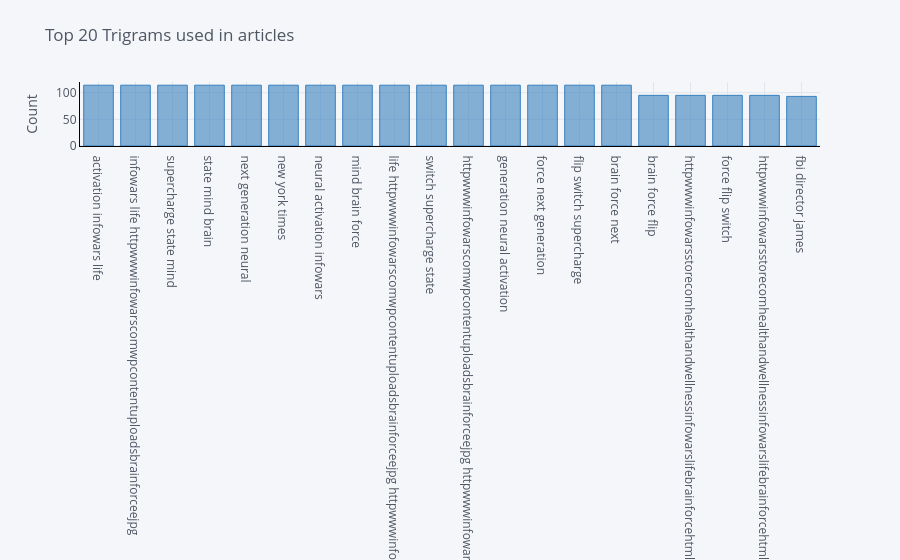

Notebook cell for this chart:
### Code cell
common_words = get_top_n_trigram(df['text_without_stopwords'], 20)
df3 = pd.DataFrame(common_words, columns = ['words' ,'count'])
df3.groupby('words').sum()['count'].sort_values(ascending=False).iplot(
    kind='bar', yTitle='Count', linecolor='black', title='Top 20 Trigrams used in articles', color='blue')

### Figure 1 — Plotly figure (JSON) as saved in the notebook; plotly's stock layout.template omitted (floating-point values rounded to 4 significant figures)
{"data": [{"marker": {"color": "rgba(55, 128, 191, 0.6)", "line": {"color": "rgba(55, 128, 191, 1.0)", "width": 1}}, "name": "count", "orientation": "v", "text": "", "type": "bar", "x": ["activation infowars life", "infowars life httpwwwinfowarscomwpcontentuploadsbrainforceejpg", "supercharge state mind", "state mind brain", "next generation neural", "new york times", "neural activation infowars", "mind brain force", "life httpwwwinfowarscomwpcontentuploadsbrainforceejpg httpwwwinfowarsstorecomhealthandwellnessinfowarslifebrainforcehtmlimstzrwuutm_campaigninfowarsplacementutm_sourceinfowarscomutm_mediumwidgetutm_contentbrainforce", "switch supercharge state", "httpwwwinfowarscomwpcontentuploadsbrainforceejpg httpwwwinfowarsstorecomhealthandwellnessinfowarslifebrainforcehtmlimstzrwuutm_campaigninfowarsplacementutm_sourceinfowarscomutm_mediumwidgetutm_contentbrainforce httpwwwinfowarsstorecomhealthandwellnessinfowarslifebrainforcehtmlimstzrwuutm_campaigninfowarsplacementutm_sourceinfowarscomutm_mediumwidgetutm_contentbrainforce", "generation neural activation", "force next generation", "flip switch supercharge", "brain force next", "brain force flip", "httpwwwinfowarsstorecomhealthandwellnessinfowarslifebrainforcehtmlimstzrwuutm_campaigninfowarsplacementutm_sourceinfowarscomutm_mediumwidgetutm_contentbrainforce brain force", "force flip switch", "httpwwwinfowarsstorecomhealthandwellnessinfowarslifebrainforcehtmlimstzrwuutm_campaigninfowarsplacementutm_sourceinfowarscomutm_mediumwidgetutm_contentbrainforce httpwwwinfowarsstorecomhealthandwellnessinfowarslifebrainforcehtmlimstzrwuutm_campaigninfowarsplacementutm_sourceinfowarscomutm_mediumwidgetutm_contentbrainforce brain", "fbi director james"], "y": [114, 114, 114, 114, 114, 114, 114, 114, 114, 114, 114, 114, 114, 114, 114, 95, 95, 95, 95, 93]}], "layout": {"autosize": true, "legend": {"bgcolor": "#F5F6F9", "font": {"color": "#4D5663"}}, "paper_bgcolor": "#F5F6F9", "plot_bgcolor": "#F5F6F9", "title": {"font": {"color": "#4D5663"}, "text": "Top 20 Trigrams used in articles"}, "xaxis": {"autorange": true, "gridcolor": "#E1E5ED", "linecolor": "black", "range": [-0.5, 19.5], "showgrid": true, "tickfont": {"color": "#4D5663"}, "title": {"font": {"color": "#4D5663"}, "text": ""}, "type": "category", "zerolinecolor": "#E1E5ED"}, "yaxis": {"autorange": true, "gridcolor": "#E1E5ED", "linecolor": "black", "range": [0, 120], "showgrid": true, "tickfont": {"color": "#4D5663"}, "title": {"font": {"color": "#4D5663"}, "text": "Count"}, "type": "linear", "zerolinecolor": "#E1E5ED"}}}
